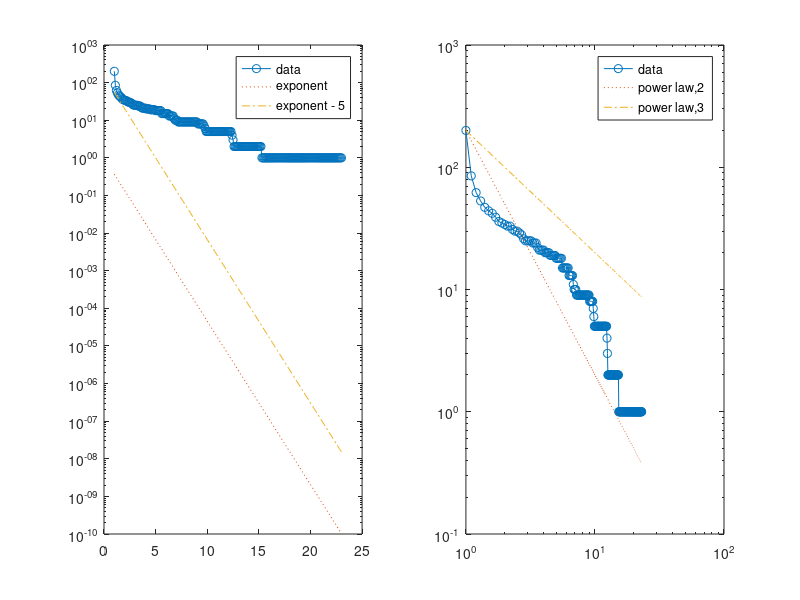

Recreate this plot in MATLAB. (Note: this script raises an error after producing the figure.)
%% VALIDATING THE US-airpot DATASET (Prestige-based Attachment Model)
% Bijan Ranjbar-Sahraei
% 
% <<air_net.jpg>>
% 
% This is the directed network of flights between US airports in 2010. 
% Each edge represents a connection from one airport to another, 
% and the weight of an edge shows the number of flights on that connection 
% in the given direction, in 2010. 
%
% Source: <http://konect.uni-koblenz.de/networks/opsahl-usairport>

%% Importing Data
clear all
load airport.mat

%% Preprocessing 
% Preprocessing the data to make it lower triangular and normalized.

n = size(data,1);

% make adjacency matrix symmetric
data = (data + data') / 2;

% sort the airports based on their traffic
degs = sum(data,1);
[~, new_index] = sort(degs,'descend');
data = data(new_index,new_index);

% Pick the top 50 airports
data = data(1:200,1:200);
n = size(data,1);

% Again sort them based on their traffic
degs = sum(data,1);
[~, new_index] = sort(degs,'descend');
data = data(new_index,new_index);

data_tril = tril(data,-1);

%% 
% Whenever an agent doesn't have any decendent, we give it a self loop.
for i = 1 : n
    if sum(data_tril(i,:)) == 0
        data_tril(i,i) = 1;
    end
end
data_normalized = data_tril ./ (sum(data_tril,2) * ones(1,n)) ;


%% 
% Extracting the network hierarchy
H = data_normalized > 0;
W_tril = tril(data_normalized,-1);
W = W_tril + W_tril';
for i = 1 : n
    if sum(W_tril(i,:)) == 0
        W(i,i) = 1;
    end
end

%% Degree Distribution
% Here we compare the degree distribution with exponential and power law
% distributions.

ccdf_x = 1:.1:max(sum(W,2));  % the partitions of the x-axis
df_hist = hist(sum(W,2),ccdf_x);
ccdf_hist = cumsum(df_hist(end:-1:1));
ccdf_hist = ccdf_hist(end:-1:1);  % computing the cummulative degree distribution
subplot(121)
semilogy(ccdf_x, ccdf_hist,'-o')
hold on
semilogy(ccdf_x, exp(-ccdf_x),':')  % approximation of power law
semilogy(ccdf_x, exp(5-ccdf_x),'-.')  % approximation of power law
legend('data','exponent','exponent - 5')


subplot(122)
loglog(ccdf_x, ccdf_hist,'-o')
hold on
loglog(ccdf_x, n * ccdf_x.^(-2),':')  % approximation of power law
loglog(ccdf_x, n * ccdf_x.^(-1),'-.')  % approximation of power law
legend('data','power law,2','power law,3')



%% Strength Distribution Predictions
% Using the hierarchy network, we generate the PA model and compare the
% predicted strength distributions and real distribution.
Wg = genericModel(H,'PA');  % estimated weights with direct model

ccdf_x_g = 1:.1:max(sum(Wg,2));  % the partitions of the x-axis
df_hist_g = hist(sum(Wg,2),ccdf_x_g);
ccdf_hist_g = cumsum(df_hist_g(end:-1:1));
ccdf_hist_g = ccdf_hist_g(end:-1:1);  % computing the cummulative degree distribution


figure('OuterPosition', [400 400 250 250])

loglog(ccdf_x,ccdf_hist,'^-', 'markersize',5)
hold on
loglog(ccdf_x_g,ccdf_hist_g,'o-', 'markersize',5)
legend('Real-World Data','PBEM predictions')

xlabel('node strength')
ylabel('frequency')

set(gcf,'PaperPositionMode','auto'); print('figs/airport_distribution','-depsc','-tiff')
